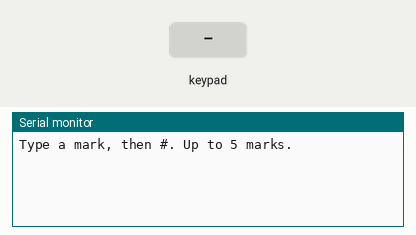
Recording of a sketch running on a simulated ESP32. Shown: the last lines printed to the serial monitor. The inputs (shaded band) are chosen by the test bench.

Above: at 1.2 s.
1.3 s: keypad keys 1 3 1 2 1 4 2 7 # pressed 0.4 s apart
At 5.2 s:
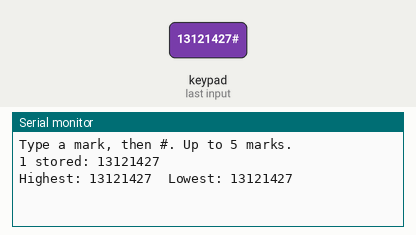
6.4 s: keypad keys 2 6 2 5 3 3 3 2 # pressed 0.4 s apart
At 10.3 s:
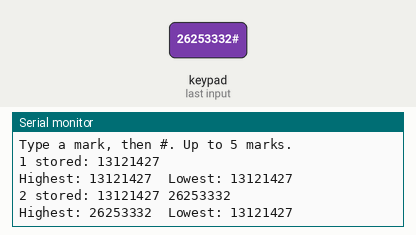
11.5 s: keypad keys 1 3 9 7 2 2 2 2 # pressed 0.4 s apart
At 15.4 s:
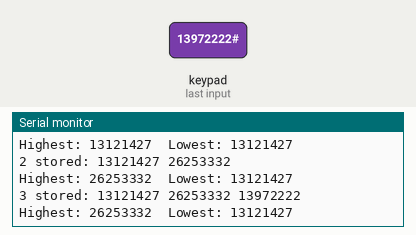
16.6 s: keypad keys 1 3 1 2 1 4 2 7 # pressed 0.4 s apart
At 20.4 s:
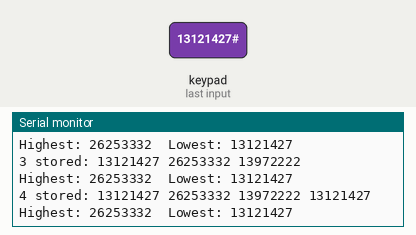
21.7 s: keypad keys 2 6 2 5 3 3 3 2 # pressed 0.4 s apart
At 25.5 s:
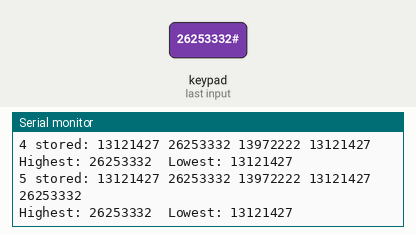
26.8 s: keypad keys 1 3 9 7 2 2 2 2 # pressed 0.4 s apart
At 30.6 s:
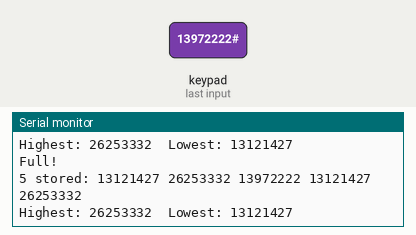

The sketch:

practice_1_highest_and_lowest.ino
```cpp
// Chapter 14, Practice 1 - Highest and Lowest
// E14.1, plus the highest and lowest mark found in one loop.

#include <Keypad.h>

const byte ROWS = 4;
const byte COLS = 4;
char keys[ROWS][COLS] = {
  {'1', '2', '3', 'A'},
  {'4', '5', '6', 'B'},
  {'7', '8', '9', 'C'},
  {'*', '0', '#', 'D'}
};
byte rowPins[ROWS] = {13, 12, 14, 27};
byte colPins[COLS] = {26, 25, 33, 32};
Keypad keypad = Keypad(makeKeymap(keys), rowPins, colPins, ROWS, COLS);

const int MAX_VALUES = 5;
int marks[MAX_VALUES];
int count = 0;                    // how many boxes are used so far
String typed = "";

void setup() {
  Serial.begin(115200);
  Serial.println("Type a mark, then #. Up to 5 marks.");
}

void loop() {
  char key = keypad.getKey();
  if (!key) return;

  if (key >= '0' && key <= '9') {
    typed += key;
  } else if (key == '#' && typed.length() > 0) {
    if (count < MAX_VALUES) {     // never go past the end
      marks[count] = typed.toInt();
      count++;
    } else {
      Serial.println("Full!");
    }
    typed = "";
    printAll();
  }
}

void printAll() {
  Serial.print(count);
  Serial.print(" stored: ");
  for (int i = 0; i < count; i++) {
    Serial.print(marks[i]);
    Serial.print(" ");
  }
  Serial.println();
  if (count == 0) return;

  int highest = marks[0];          // start with the first mark...
  int lowest = marks[0];
  for (int i = 1; i < count; i++) {  // ...and compare the rest
    if (marks[i] > highest) highest = marks[i];
    if (marks[i] < lowest) lowest = marks[i];
  }
  Serial.print("Highest: ");
  Serial.print(highest);
  Serial.print("  Lowest: ");
  Serial.println(lowest);
}
```

Measured:
- after the input at 1.3 s, the serial monitor: prints a new line after 3.2 s (image 1)
- after the input at 6.4 s, the serial monitor: prints a new line after 3.2 s (image 2)
- after the input at 11.5 s, the serial monitor: prints a new line after 3.2 s (image 3)
- after the input at 16.6 s, the serial monitor: prints a new line after 3.2 s (image 4)
- after the input at 21.7 s, the serial monitor: prints a new line after 3.2 s (image 5)
- after the input at 26.8 s, the serial monitor: prints a new line after 3.2 s (image 6)
